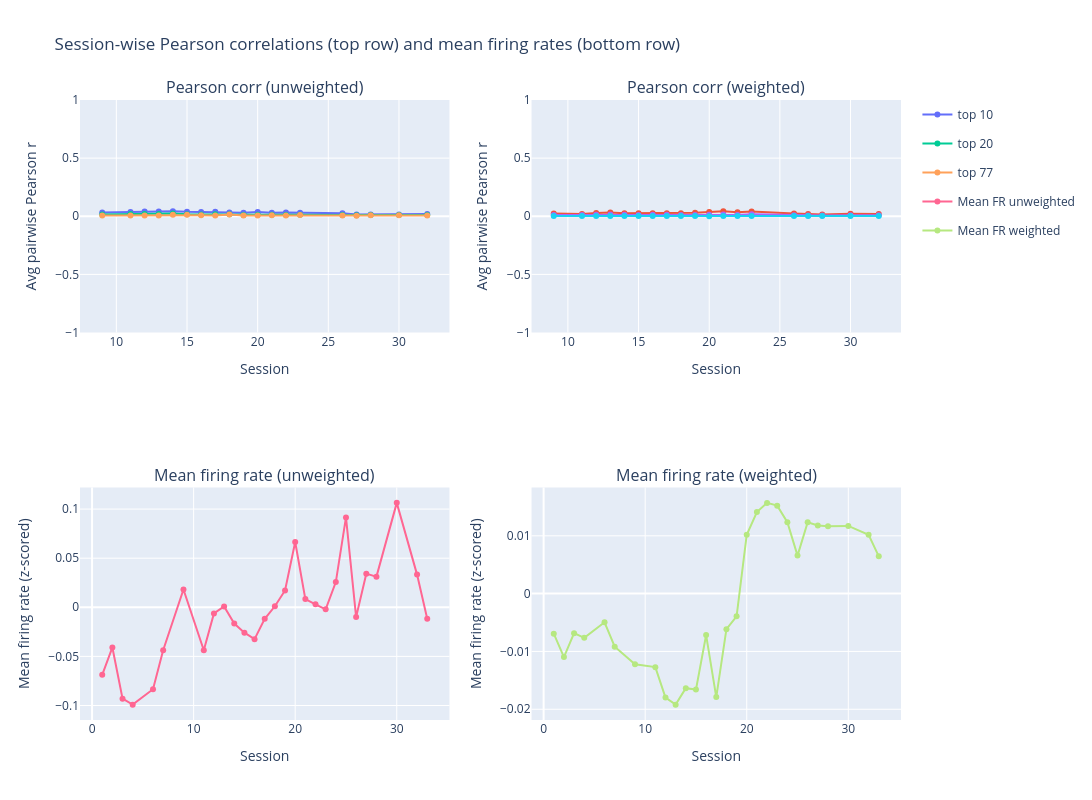

Write notebook code for a chart like this one.
### Code cell
top_ns = [10, 20, 77]
fr_used = fr_z_all_sess.copy()

# 2x2 layout: correlations on first row, firing rates on second row
fig = make_subplots(
    rows=2,
    cols=2,
    subplot_titles=(
        "Pearson corr (unweighted)", "Pearson corr (weighted)",
        "Mean firing rate (unweighted)", "Mean firing rate (weighted)"
    ),
    shared_yaxes=False,
)

weights = ensambles["Assembly012"]
try:
    weights.index = [f"Unit{int(i)+1:04d}" for i in weights.index]  # align to FR column naming
except Exception as e:
    print(f"Error setting weights index: {e}")



# pearson correlations for single neurons weighted and unweightes
for top_n in top_ns:
    top_n_neurons = neurons_ordered[-top_n:]
    rows_unw, rows_w = [], []

    for session_id in session_ids_all:
        neuron_data_session = fr_used.xs(session_id, level=2)

        unit_cols = [
            c for c in neuron_data_session.columns
            if isinstance(c, str) and c.startswith("Unit")
        ]
        neuron_data_session = neuron_data_session[unit_cols]

        top_unit_cols = [
            f"Unit{i+1:04d}" for i in top_n_neurons
            if f"Unit{i+1:04d}" in neuron_data_session.columns
        ]

        neuron_data_top = neuron_data_session[top_unit_cols]

        corr_unw = neuron_data_top.corr(method="pearson")
        rows_unw.append((session_id, mean_offdiag_corr(corr_unw)))

        w = weights.loc[top_unit_cols]
        neuron_data_top_w = neuron_data_top.mul(w, axis=1)
        corr_w = neuron_data_top_w.corr(method="pearson")
        rows_w.append((session_id, mean_offdiag_corr(corr_w)))

    df_unw = pd.DataFrame(rows_unw, columns=["session_id", "avg_corr"])
    df_w = pd.DataFrame(rows_w, columns=["session_id", "avg_corr"])

    fig.add_trace(
        go.Scatter(
            x=df_unw["session_id"],
            y=df_unw["avg_corr"],
            mode="lines+markers",
            name=f"top {top_n}",
            legendgroup=f"top{top_n}",
        ),
        row=1,
        col=1,
    )

    fig.add_trace(
        go.Scatter(
            x=df_w["session_id"],
            y=df_w["avg_corr"],
            mode="lines+markers",
            name=f"top {top_n}",
            legendgroup=f"top{top_n}",
            showlegend=False,  # avoid duplicated legend entries
        ),
        row=1,
        col=2,
    )


# mean fr
fr_units = fr_used.loc[:, fr_used.columns.str.startswith("Unit")]
# fr_units = fr.loc[:, fr.columns.str.startswith("Unit")]
fr_units = fr_units[fr_units.index.get_level_values(2) != 10]

w_all = ensambles["Assembly012"].copy()
w_all = w_all.reindex(fr_units.columns)
fr_units_weighted = fr_units.mul(w_all, axis=1)

session_means_unweighted = (
    fr_units
    .groupby(level=2)
    .mean()
    .mean(axis=1)
)

session_means_weighted = (
    fr_units_weighted
    .groupby(level=2)
    .mean()
    .mean(axis=1)
)

fig.add_scatter(
    x=session_means_unweighted.index,
    y=session_means_unweighted.values,
    mode="lines+markers",
    name="Mean FR unweighted",
    row=2,
    col=1,
)

fig.add_scatter(
    x=session_means_weighted.index,
    y=session_means_weighted.values,
    mode="lines+markers",
    name="Mean FR weighted",
    row=2,
    col=2,
)


fig.update_layout(
    title="Session-wise Pearson correlations (top row) and mean firing rates (bottom row)",
    width=1200,
    height=800,
)

fig.update_xaxes(title_text="Session", row=1, col=1)
fig.update_xaxes(title_text="Session", row=1, col=2)
fig.update_xaxes(title_text="Session", row=2, col=1)
fig.update_xaxes(title_text="Session", row=2, col=2)

fig.update_yaxes(title_text="Avg pairwise Pearson r", row=1, col=1)
fig.update_yaxes(title_text="Avg pairwise Pearson r", row=1, col=2)
fig.update_yaxes(title_text="Mean firing rate (z-scored)", row=2, col=1)
fig.update_yaxes(title_text="Mean firing rate (z-scored)", row=2, col=2)

fig.update_yaxes(range=[-1, 1], row=1, col=1)
fig.update_yaxes(range=[-1, 1], row=1, col=2)

fig.show()

### Figure 1 — Plotly figure (JSON) as saved in the notebook; plotly's stock layout.template omitted (floating-point values rounded to 4 significant figures)
{"data": [{"legendgroup": "top10", "mode": "lines+markers", "name": "top 10", "type": "scatter", "x": [9, 11, 12, 13, 14, 15, 16, 17, 18, 19, 20, 21, 22, 23, 26, 27, 28, 30, 32], "xaxis": "x", "y": [0.03275, 0.03674, 0.04147, 0.04192, 0.04398, 0.03828, 0.03567, 0.03807, 0.0321, 0.03063, 0.03621, 0.02943, 0.0316, 0.02924, 0.02482, 0.01578, 0.01516, 0.01552, 0.01901], "yaxis": "y"}, {"legendgroup": "top10", "mode": "lines+markers", "name": "top 10", "showlegend": false, "type": "scatter", "x": [9, 11, 12, 13, 14, 15, 16, 17, 18, 19, 20, 21, 22, 23, 26, 27, 28, 30, 32], "xaxis": "x2", "y": [0.02342, 0.02027, 0.02717, 0.03165, 0.02483, 0.02501, 0.02675, 0.02624, 0.02498, 0.03045, 0.03732, 0.04256, 0.03494, 0.04158, 0.02355, 0.01935, 0.01558, 0.02149, 0.0192], "yaxis": "y2"}, {"legendgroup": "top20", "mode": "lines+markers", "name": "top 20", "type": "scatter", "x": [9, 11, 12, 13, 14, 15, 16, 17, 18, 19, 20, 21, 22, 23, 26, 27, 28, 30, 32], "xaxis": "x", "y": [0.01426, 0.01862, 0.01854, 0.02016, 0.02273, 0.01798, 0.01587, 0.01698, 0.01637, 0.01161, 0.01264, 0.0133, 0.01054, 0.01328, 0.01172, 0.007741, 0.009797, 0.01128, 0.01105], "yaxis": "y"}, {"legendgroup": "top20", "mode": "lines+markers", "name": "top 20", "showlegend": false, "type": "scatter", "x": [9, 11, 12, 13, 14, 15, 16, 17, 18, 19, 20, 21, 22, 23, 26, 27, 28, 30, 32], "xaxis": "x2", "y": [0.01102, 0.01082, 0.01308, 0.01488, 0.01389, 0.01147, 0.01254, 0.01351, 0.0103, 0.009739, 0.01183, 0.01538, 0.01173, 0.01622, 0.008625, 0.007409, 0.007032, 0.009642, 0.008245], "yaxis": "y2"}, {"legendgroup": "top77", "mode": "lines+markers", "name": "top 77", "type": "scatter", "x": [9, 11, 12, 13, 14, 15, 16, 17, 18, 19, 20, 21, 22, 23, 26, 27, 28, 30, 32], "xaxis": "x", "y": [0.006216, 0.007237, 0.006974, 0.006532, 0.0122, 0.01319, 0.008155, 0.00688, 0.01464, 0.006998, 0.006823, 0.009472, 0.007205, 0.01048, 0.006783, 0.005118, 0.009026, 0.008429, 0.007013], "yaxis": "y"}, {"legendgroup": "top77", "mode": "lines+markers", "name": "top 77", "showlegend": false, "type": "scatter", "x": [9, 11, 12, 13, 14, 15, 16, 17, 18, 19, 20, 21, 22, 23, 26, 27, 28, 30, 32], "xaxis": "x2", "y": [0.001827, 0.00143, 0.001488, 0.001741, 0.001676, 0.001577, 0.001781, 0.00173, 0.001602, 0.0013, 0.001036, 0.001746, 0.001222, 0.001687, 0.001362, 0.001438, 0.002071, 0.002021, 0.001536], "yaxis": "y2"}, {"mode": "lines+markers", "name": "Mean FR unweighted", "type": "scatter", "x": [1, 2, 3, 4, 6, 7, 9, 11, 12, 13, 14, 15, 16, 17, 18, 19, 20, 21, 22, 23, 24, 25, 26, 27, 28, 30, 32, 33], "xaxis": "x3", "y": [-0.06878, -0.0409, -0.09304, -0.09911, -0.08341, -0.04376, 0.0181, -0.04378, -0.006284, 0.0008189, -0.01657, -0.02581, -0.03246, -0.01173, 0.001031, 0.01715, 0.06653, 0.008363, 0.003048, -0.002091, 0.02564, 0.09153, -0.009979, 0.03425, 0.03121, 0.1063, 0.03328, -0.01162], "yaxis": "y3"}, {"mode": "lines+markers", "name": "Mean FR weighted", "type": "scatter", "x": [1, 2, 3, 4, 6, 7, 9, 11, 12, 13, 14, 15, 16, 17, 18, 19, 20, 21, 22, 23, 24, 25, 26, 27, 28, 30, 32, 33], "xaxis": "x4", "y": [-0.006926, -0.01097, -0.006838, -0.007638, -0.004958, -0.009186, -0.01222, -0.01271, -0.01797, -0.0192, -0.01635, -0.0166, -0.007164, -0.0179, -0.006156, -0.00393, 0.01018, 0.01411, 0.01569, 0.01521, 0.01234, 0.006576, 0.01235, 0.01179, 0.01167, 0.0117, 0.01017, 0.00645], "yaxis": "y4"}], "layout": {"annotations": [{"font": {"size": 16}, "showarrow": false, "text": "Pearson corr (unweighted)", "x": 0.225, "xanchor": "center", "xref": "paper", "y": 1, "yanchor": "bottom", "yref": "paper"}, {"font": {"size": 16}, "showarrow": false, "text": "Pearson corr (weighted)", "x": 0.775, "xanchor": "center", "xref": "paper", "y": 1, "yanchor": "bottom", "yref": "paper"}, {"font": {"size": 16}, "showarrow": false, "text": "Mean firing rate (unweighted)", "x": 0.225, "xanchor": "center", "xref": "paper", "y": 0.375, "yanchor": "bottom", "yref": "paper"}, {"font": {"size": 16}, "showarrow": false, "text": "Mean firing rate (weighted)", "x": 0.775, "xanchor": "center", "xref": "paper", "y": 0.375, "yanchor": "bottom", "yref": "paper"}], "height": 800, "title": {"text": "Session-wise Pearson correlations (top row) and mean firing rates (bottom row)"}, "width": 1200, "xaxis": {"anchor": "y", "domain": [0, 0.45], "title": {"text": "Session"}}, "xaxis2": {"anchor": "y2", "domain": [0.55, 1], "title": {"text": "Session"}}, "xaxis3": {"anchor": "y3", "domain": [0, 0.45], "title": {"text": "Session"}}, "xaxis4": {"anchor": "y4", "domain": [0.55, 1], "title": {"text": "Session"}}, "yaxis": {"anchor": "x", "domain": [0.625, 1], "range": [-1, 1], "title": {"text": "Avg pairwise Pearson r"}}, "yaxis2": {"anchor": "x2", "domain": [0.625, 1], "range": [-1, 1], "title": {"text": "Avg pairwise Pearson r"}}, "yaxis3": {"anchor": "x3", "domain": [0, 0.375], "title": {"text": "Mean firing rate (z-scored)"}}, "yaxis4": {"anchor": "x4", "domain": [0, 0.375], "title": {"text": "Mean firing rate (z-scored)"}}}}
